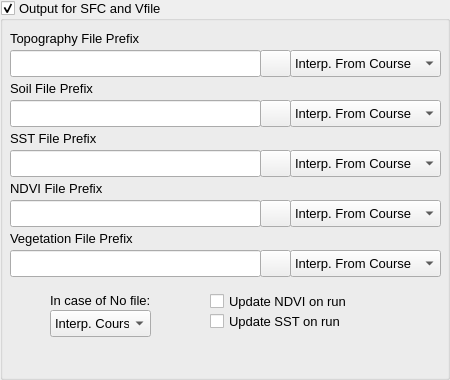
     <widget class="QGroupBox" name="groupBox_7">
      <property name="geometry">
       <rect>
        <x>320</x>
        <y>10</y>
        <width>450</width>
        <height>380</height>
       </rect>
      </property>
      <property name="font">
       <font>
        <family>Arial</family>
        <pointsize>10</pointsize>
        <weight>50</weight>
        <bold>false</bold>
       </font>
      </property>
      <property name="title">
       <string>Output for SFC and Vfile</string>
      </property>
      <property name="checkable">
       <bool>true</bool>
      </property>
      <widget class="QPushButton" name="sf14Button">
       <property name="geometry">
        <rect>
         <x>260</x>
         <y>200</y>
         <width>31</width>
         <height>27</height>
        </rect>
       </property>
       <property name="font">
        <font>
         <family>Arial</family>
         <pointsize>10</pointsize>
         <weight>50</weight>
         <bold>false</bold>
        </font>
       </property>
       <property name="text">
        <string/>
       </property>
       <property name="icon">
        <iconset>
         <normaloff>../../../../home/denis/.designer/backup/file.ico</normaloff>../../../../home/denis/.designer/backup/file.ico</iconset>
       </property>
      </widget>
      <widget class="QComboBox" name="fild2comboBox">
       <property name="geometry">
        <rect>
         <x>290</x>
         <y>100</y>
         <width>151</width>
         <height>27</height>
        </rect>
       </property>
       <property name="font">
        <font>
         <family>Arial</family>
         <pointsize>10</pointsize>
         <weight>50</weight>
         <bold>false</bold>
        </font>
       </property>
       <item>
        <property name="text">
         <string>Interp. From Course</string>
        </property>
       </item>
       <item>
        <property name="text">
         <string>Read from std</string>
        </property>
       </item>
       <item>
        <property name="text">
         <string>Fill in Rsurf</string>
        </property>
       </item>
      </widget>
      <widget class="QLineEdit" name="ndviOutFilelineEdit">
       <property name="geometry">
        <rect>
         <x>10</x>
         <y>200</y>
         <width>251</width>
         <height>27</height>
        </rect>
       </property>
       <property name="font">
        <font>
         <family>Arial</family>
         <pointsize>10</pointsize>
         <weight>50</weight>
         <bold>false</bold>
        </font>
       </property>
      </widget>
      <widget class="QPushButton" name="sf13Button">
       <property name="geometry">
        <rect>
         <x>260</x>
         <y>150</y>
         <width>31</width>
         <height>27</height>
        </rect>
       </property>
       <property name="font">
        <font>
         <family>Arial</family>
         <pointsize>10</pointsize>
         <weight>50</weight>
         <bold>false</bold>
        </font>
       </property>
       <property name="text">
        <string/>
       </property>
       <property name="icon">
        <iconset>
         <normaloff>../../../../home/denis/.designer/backup/file.ico</normaloff>../../../../home/denis/.designer/backup/file.ico</iconset>
       </property>
      </widget>
      <widget class="QCheckBox" name="usorcheckBox">
       <property name="geometry">
        <rect>
         <x>210</x>
         <y>310</y>
         <width>140</width>
         <height>22</height>
        </rect>
       </property>
       <property name="font">
        <font>
         <family>Arial</family>
         <pointsize>10</pointsize>
         <weight>50</weight>
         <bold>false</bold>
        </font>
       </property>
       <property name="text">
        <string>Update SST on run</string>
       </property>
      </widget>
      <widget class="QLabel" name="label_148">
       <property name="geometry">
        <rect>
         <x>50</x>
         <y>290</y>
         <width>131</width>
         <height>20</height>
        </rect>
       </property>
       <property name="font">
        <font>
         <family>Arial</family>
         <pointsize>10</pointsize>
         <weight>50</weight>
         <bold>false</bold>
        </font>
       </property>
       <property name="text">
        <string>In case of No file:</string>
       </property>
      </widget>
      <widget class="QComboBox" name="fild4comboBox">
       <property name="geometry">
        <rect>
         <x>290</x>
         <y>200</y>
         <width>151</width>
         <height>27</height>
        </rect>
       </property>
       <property name="font">
        <font>
         <family>Arial</family>
         <pointsize>10</pointsize>
         <weight>50</weight>
         <bold>false</bold>
        </font>
       </property>
       <item>
        <property name="text">
         <string>Interp. From Course</string>
        </property>
       </item>
       <item>
        <property name="text">
         <string>Read from std</string>
        </property>
       </item>
       <item>
        <property name="text">
         <string>Fill in Rsurf</string>
        </property>
       </item>
      </widget>
      <widget class="QPushButton" name="sf11Button">
       <property name="geometry">
        <rect>
         <x>260</x>
         <y>50</y>
         <width>31</width>
         <height>27</height>
        </rect>
       </property>
       <property name="font">
        <font>
         <family>Arial</family>
         <pointsize>10</pointsize>
         <weight>50</weight>
         <bold>false</bold>
        </font>
       </property>
       <property name="text">
        <string/>
       </property>
       <property name="icon">
        <iconset>
         <normaloff>../../../../home/denis/.designer/backup/file.ico</normaloff>../../../../home/denis/.designer/backup/file.ico</iconset>
       </property>
      </widget>
      <widget class="QLineEdit" name="vegFilelineEdit">
       <property name="geometry">
        <rect>
         <x>10</x>
         <y>250</y>
         <width>251</width>
         <height>27</height>
        </rect>
       </property>
       <property name="font">
        <font>
         <family>Arial</family>
         <pointsize>10</pointsize>
         <weight>50</weight>
         <bold>false</bold>
        </font>
       </property>
      </widget>
      <widget class="QLabel" name="label_50">
       <property name="geometry">
        <rect>
         <x>10</x>
         <y>130</y>
         <width>121</width>
         <height>17</height>
        </rect>
       </property>
       <property name="font">
        <font>
         <family>Arial</family>
         <pointsize>10</pointsize>
         <weight>50</weight>
         <bold>false</bold>
        </font>
       </property>
       <property name="text">
        <string>SST File Prefix</string>
       </property>
      </widget>
      <widget class="QComboBox" name="fild5comboBox">
       <property name="geometry">
        <rect>
         <x>290</x>
         <y>250</y>
         <width>151</width>
         <height>27</height>
        </rect>
       </property>
       <property name="font">
        <font>
         <family>Arial</family>
         <pointsize>10</pointsize>
         <weight>50</weight>
         <bold>false</bold>
        </font>
       </property>
       <item>
        <property name="text">
         <string>Interp. From Course</string>
        </property>
       </item>
       <item>
        <property name="text">
         <string>Read from std</string>
        </property>
       </item>
       <item>
        <property name="text">
         <string>Fill in Rsurf</string>
        </property>
       </item>
      </widget>
      <widget class="QPushButton" name="sf12Button">
       <property name="geometry">
        <rect>
         <x>260</x>
         <y>100</y>
         <width>31</width>
         <height>27</height>
        </rect>
       </property>
       <property name="font">
        <font>
         <family>Arial</family>
         <pointsize>10</pointsize>
         <weight>50</weight>
         <bold>false</bold>
        </font>
       </property>
       <property name="text">
        <string/>
       </property>
       <property name="icon">
        <iconset>
         <normaloff>../../../../home/denis/.designer/backup/file.ico</normaloff>../../../../home/denis/.designer/backup/file.ico</iconset>
       </property>
      </widget>
      <widget class="QLabel" name="label_49">
       <property name="geometry">
        <rect>
         <x>10</x>
         <y>80</y>
         <width>121</width>
         <height>17</height>
        </rect>
       </property>
       <property name="font">
        <font>
         <family>Arial</family>
         <pointsize>10</pointsize>
         <weight>50</weight>
         <bold>false</bold>
        </font>
       </property>
       <property name="text">
        <string>Soil File Prefix</string>
       </property>
      </widget>
      <widget class="QPushButton" name="sf15Button">
       <property name="geometry">
        <rect>
         <x>260</x>
         <y>250</y>
         <width>31</width>
         <height>27</height>
        </rect>
       </property>
       <property name="font">
        <font>
         <family>Arial</family>
         <pointsize>10</pointsize>
         <weight>50</weight>
         <bold>false</bold>
        </font>
       </property>
       <property name="text">
        <string/>
       </property>
       <property name="icon">
        <iconset>
         <normaloff>../../../../home/denis/.designer/backup/file.ico</normaloff>../../../../home/denis/.designer/backup/file.ico</iconset>
       </property>
      </widget>
      <widget class="QComboBox" name="fild1comboBox">
       <property name="geometry">
        <rect>
         <x>290</x>
         <y>50</y>
         <width>151</width>
         <height>27</height>
        </rect>
       </property>
       <property name="font">
        <font>
         <family>Arial</family>
         <pointsize>10</pointsize>
         <weight>50</weight>
         <bold>false</bold>
        </font>
       </property>
       <item>
        <property name="text">
         <string>Interp. From Course</string>
        </property>
       </item>
       <item>
        <property name="text">
         <string>Read from std</string>
        </property>
       </item>
       <item>
        <property name="text">
         <string>Fill in Rsurf</string>
        </property>
       </item>
      </widget>
      <widget class="QLabel" name="label_54">
       <property name="geometry">
        <rect>
         <x>10</x>
         <y>230</y>
         <width>171</width>
         <height>17</height>
        </rect>
       </property>
       <property name="font">
        <font>
         <family>Arial</family>
         <pointsize>10</pointsize>
         <weight>50</weight>
         <bold>false</bold>
        </font>
       </property>
       <property name="text">
        <string>Vegetation File Prefix</string>
       </property>
      </widget>
      <widget class="QComboBox" name="fild3comboBox">
       <property name="geometry">
        <rect>
         <x>290</x>
         <y>150</y>
         <width>151</width>
         <height>27</height>
        </rect>
       </property>
       <property name="font">
        <font>
         <family>Arial</family>
         <pointsize>10</pointsize>
         <weight>50</weight>
         <bold>false</bold>
        </font>
       </property>
       <item>
        <property name="text">
         <string>Interp. From Course</string>
        </property>
       </item>
       <item>
        <property name="text">
         <string>Read from std</string>
        </property>
       </item>
       <item>
        <property name="text">
         <string>Fill in Rsurf</string>
        </property>
       </item>
      </widget>
      <widget class="QLineEdit" name="sstOutFilelineEdit">
       <property name="geometry">
        <rect>
         <x>10</x>
         <y>150</y>
         <width>251</width>
         <height>27</height>
        </rect>
       </property>
       <property name="font">
        <font>
         <family>Arial</family>
         <pointsize>10</pointsize>
         <weight>50</weight>
         <bold>false</bold>
        </font>
       </property>
      </widget>
      <widget class="QLabel" name="label_48">
       <property name="geometry">
        <rect>
         <x>10</x>
         <y>180</y>
         <width>121</width>
         <height>17</height>
        </rect>
       </property>
       <property name="font">
        <font>
         <family>Arial</family>
         <pointsize>10</pointsize>
         <weight>50</weight>
         <bold>false</bold>
        </font>
       </property>
       <property name="text">
        <string>NDVI File Prefix</string>
       </property>
      </widget>
      <widget class="QLineEdit" name="topoOutFilelineEdit">
       <property name="geometry">
        <rect>
         <x>10</x>
         <y>50</y>
         <width>251</width>
         <height>27</height>
        </rect>
       </property>
       <property name="font">
        <font>
         <family>Arial</family>
         <pointsize>10</pointsize>
         <weight>50</weight>
         <bold>false</bold>
        </font>
       </property>
      </widget>
      <widget class="QLabel" name="label_51">
       <property name="geometry">
        <rect>
         <x>10</x>
         <y>30</y>
         <width>151</width>
         <height>17</height>
        </rect>
       </property>
       <property name="font">
        <font>
         <family>Arial</family>
         <pointsize>10</pointsize>
         <weight>50</weight>
         <bold>false</bold>
        </font>
       </property>
       <property name="text">
        <string>Topography File Prefix</string>
       </property>
      </widget>
      <widget class="QCheckBox" name="unorcheckBox">
       <property name="geometry">
        <rect>
         <x>210</x>
         <y>290</y>
         <width>151</width>
         <height>22</height>
        </rect>
       </property>
       <property name="font">
        <font>
         <family>Arial</family>
         <pointsize>10</pointsize>
         <weight>50</weight>
         <bold>false</bold>
        </font>
       </property>
       <property name="text">
        <string>Update NDVI on run</string>
       </property>
      </widget>
      <widget class="QComboBox" name="fild6comboBox">
       <property name="geometry">
        <rect>
         <x>50</x>
         <y>310</y>
         <width>101</width>
         <height>27</height>
        </rect>
       </property>
       <property name="font">
        <font>
         <family>Arial</family>
         <pointsize>10</pointsize>
         <weight>50</weight>
         <bold>false</bold>
        </font>
       </property>
       <item>
        <property name="text">
         <string>Interp. Course</string>
        </property>
       </item>
       <item>
        <property name="text">
         <string>Not used</string>
        </property>
       </item>
       <item>
        <property name="text">
         <string>Fill in Rsurf</string>
        </property>
       </item>
      </widget>
      <widget class="QLineEdit" name="soilFilelineEdit">
       <property name="geometry">
        <rect>
         <x>10</x>
         <y>100</y>
         <width>251</width>
         <height>27</height>
        </rect>
       </property>
       <property name="font">
        <font>
         <family>Arial</family>
         <pointsize>10</pointsize>
         <weight>50</weight>
         <bold>false</bold>
        </font>
       </property>
      </widget>
     </widget>
